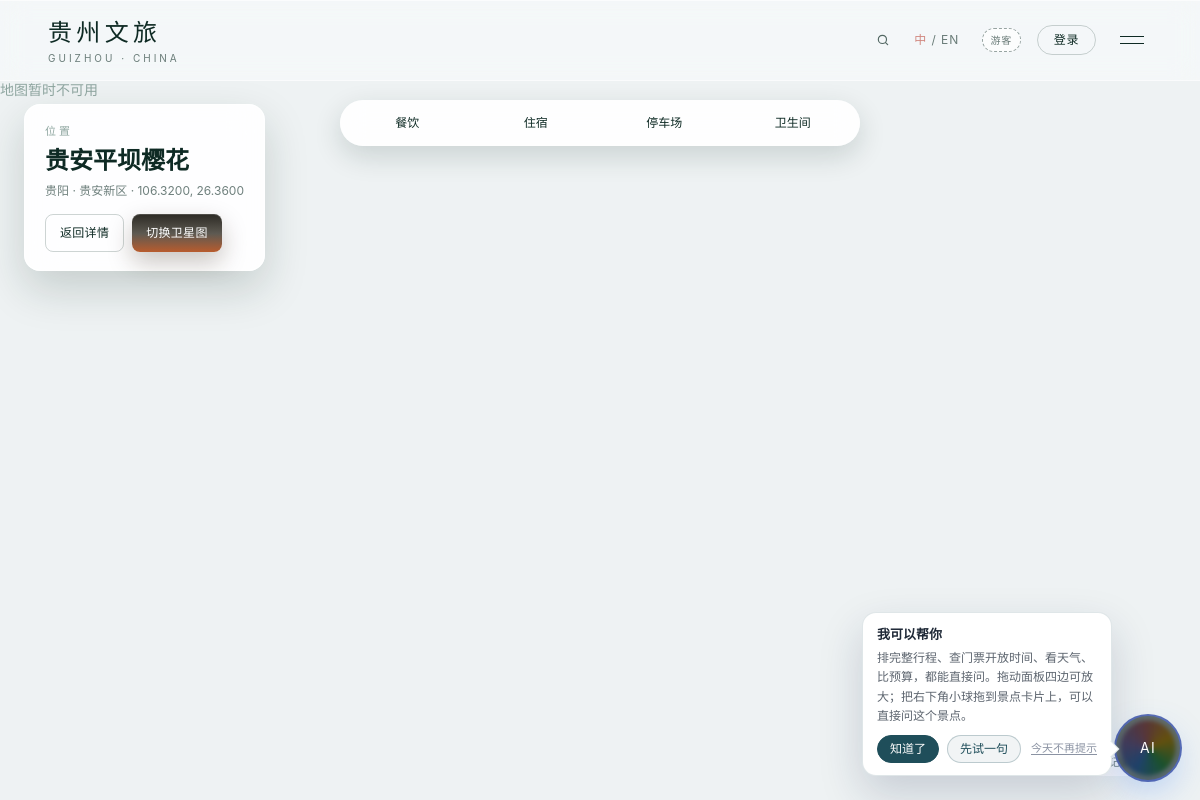
Page /attractions/pingba-cherry/map on the committed database.
### app/models.py (models this page shows, shortened)
class Attraction(db.Model):
    __tablename__ = "attractions"
    id = db.Column(db.Integer, primary_key=True)
    slug = db.Column(db.String(120), unique=True, nullable=False)
    name = db.Column(db.String(100), nullable=False)
    summary = db.Column(db.String(200))
    description = db.Column(db.Text)
    address = db.Column(db.String(255))
    transport = db.Column(db.Text)
    tips = db.Column(db.Text)
    city = db.Column(db.String(50))
    province = db.Column(db.String(50))
    region = db.Column(db.String(50))
    longitude = db.Column(db.Numeric(10, 7))
    latitude = db.Column(db.Numeric(10, 7))
    cover_image = db.Column(db.String(255))
    category = db.Column(db.String(50), nullable=False)
    tags = db.Column(db.JSON)
    rating = db.Column(db.Numeric(2, 1), default=0)
    rating_count = db.Column(db.Integer, default=0)
    price = db.Column(db.Numeric(10, 2), default=0)
    open_time = db.Column(db.String(100))
    ticket_note = db.Column(db.String(255))
    best_months = db.Column(db.String(50))
    seasonal = db.Column(db.Boolean, default=False, nullable=False)
    visit_duration = db.Column(db.Integer)
    poetic_description = db.Column(db.Text)
    weather_code = db.Column(db.String(20))
    sources = db.Column(db.JSON)
    verified_at = db.Column(db.Date)
    status = db.Column(db.Enum("draft", "published", name="attr_status"), nullable=False, default="published")
    created_at = db.Column(db.DateTime, default=datetime.utcnow)
    updated_at = db.Column(db.DateTime, default=datetime.utcnow, onupdate=datetime.utcnow)
    images = db.relationship(
        "AttractionImage",
        backref="attraction",
        lazy="selectin",
        order_by="AttractionImage.sort_order",
        cascade="all, delete-orphan",
    )
    translations = db.relationship(
        "AttractionTranslation",
        backref="attraction",
        lazy="selectin",
        cascade="all, delete-orphan",
    )

### app/blueprints/public.py (the view)
@bp.route("/attractions/<slug>/map")
def attraction_map(slug):
    attraction = Attraction.query.filter_by(slug=slug, status="published").first_or_404()
    return render_template("pages/attraction_map.html", attraction=attraction)

### app/i18n.py (called while the page is built)
def current_lang():
    if has_request_context():
        lang = session.get("lang", "zh")
        return lang if lang in SUPPORTED else "zh"
    return "zh"

def t(text, **kwargs):
    value = EN.get(text, text) if current_lang() == "en" else text
    if kwargs:
        try:
            return value.format(**kwargs)
        except (KeyError, IndexError):
            return value
    return value

def lang_url(lang):
    args = request.args.to_dict(flat=True)
    args["lang"] = lang
    return request.path + "?" + urlencode(args)

def attr_field(attraction, field):
    if current_lang() == "en":
        translation = next((item for item in getattr(attraction, "translations", []) if item.lang == "en"), None)
        if translation is not None:
            value = getattr(translation, "poetic" if field == "poetic_description" else field, None)
            if value:
                return value
    return getattr(attraction, field, "") or ""

def city_label(city):
    return t(city) if city else ""

def region_label(region):
    return t(region) if region else ""

### app/templates/pages/attraction_map.html (shortened to what this page needs)
{% extends "base.html" %}
{% block body_page %}map-full{% endblock %}
{% block body_class %}page-map{% endblock %}
{% block content %}
<section class="map-page">
  <div class="map-shell"
       id="full-map"
       data-lng="{{ attraction.longitude if attraction.longitude is not none else '' }}"
       data-lat="{{ attraction.latitude if attraction.latitude is not none else '' }}"
       data-name="{{ attr_field(attraction, 'name') }}"
       data-city="{{ city_label(attraction.city) }}"
       data-amap-key="{{ config.AMAP_JS_KEY or '' }}"
       data-amap-security="{{ config.AMAP_SECURITY_CODE or '' }}">
  </div>
  <div class="map-poi-panel" aria-label="周边 POI">
    <div class="map-poi-controls" role="group" aria-label="周边分类">
      <button type="button" class="map-poi-btn" data-poi-type="050000" data-poi-label="餐饮">餐饮</button>
      <button type="button" class="map-poi-btn" data-poi-type="100000" data-poi-label="住宿">住宿</button>
      <button type="button" class="map-poi-btn" data-poi-type="150900" data-poi-label="停车场">停车场</button>
      <button type="button" class="map-poi-btn" data-poi-type="200300" data-poi-label="卫生间">卫生间</button>
    </div>
  </div>
  <div class="map-hud">
    <div class="map-hud-card">
      <p class="eyebrow">{{ t('位置') }}</p>
      <h1 class="map-hud-title">{{ attr_field(attraction, 'name') }}</h1>
      <p class="map-hud-meta">
        {{ city_label(attraction.city) }}{% if attraction.region %} · {{ region_label(attraction.region) }}{% endif %}
        {% if attraction.longitude is not none %} · {{ '%.4f' % attraction.longitude }}, {{ '%.4f' % attraction.latitude }}{% endif %}
      </p>
      <div class="map-hud-actions">
        <a class="btn btn-outline" href="{{ url_for('public.attraction_detail', slug=attraction.slug) }}">{{ t('返回详情') }}</a>
        <button class="btn btn-primary" type="button" data-map-satellite data-label-sat="{{ t('切换卫星图') }}" data-label-std="{{ t('切换标准图') }}" data-label-unavailable="{{ t('卫星图不可用') }}">{{ t('切换卫星图') }}</button>
      </div>
    </div>
  </div>
  <p class="map-hint">{{ t('滚轮缩放 · 拖动平移 · 点击标记查看景点') }}</p>
</section>
{% endblock %}

### rows in the picture
Attraction: name "贵安平坝樱花", city "贵阳", region "贵安新区", longitude "106.3200", latitude "26.3600"

### other values in the picture
{{ t('贵州文旅') }} "贵州文旅"
{{ t('游客') }} "游客"
{{ t('登录') }} "登录"
{{ t('位置') }} "位置"
{{ t('返回详情') }} "返回详情"
{{ t('切换卫星图') }} "切换卫星图"
{{ t('我可以帮你') }} "我可以帮你"
{{ t('排完整行程、查门票开放时间、看天气、比预算，都能直接问。拖动面板四边可放大；把右下角小球拖到景点卡片上，可以直接问这个景点。') }} "排完整行程、查门票开放时间、看天气、比预算，都能直接问。拖动面板四边可放大；把右下角小球拖到景点卡片上，可以直接问这个景点。"
{{ t('知道了') }} "知道了"
{{ t('先试一句') }} "先试一句"
{{ t('今天不再提示') }} "今天不再提示"
